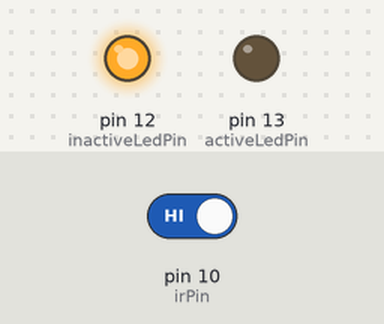
A sketch run on a simulated Arduino Uno, built with avr-gcc and run on an emulated ATmega328P. Parts: output pins drawn as LEDs (lit = HIGH). The inputs (shaded band) are chosen by the test bench; at power-on: pin 10 (irPin) HIGH.

Above: at 1.2 s.
1.3 s: pin 10 (irPin) driven LOW
At 2.3 s:
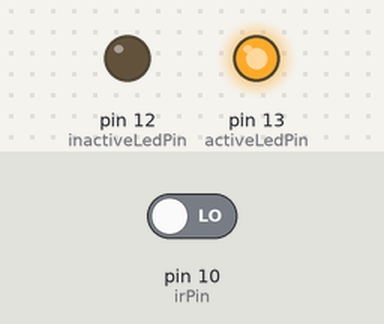
2.8 s: pin 10 (irPin) driven HIGH
At 3.5 s:
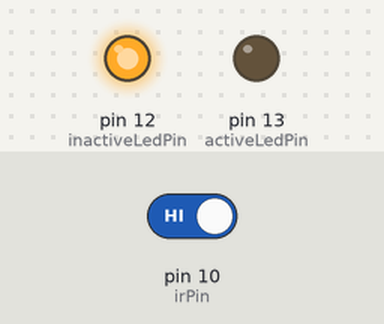
Timing chart, 0 to 5.8 s (numbered marks = the images above; inputs shaded):
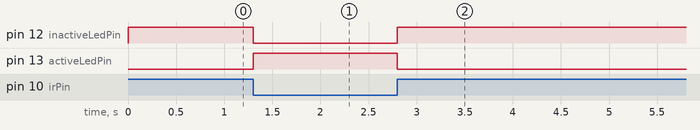

Measured:
- after the input at 1.3 s, pin 12 (inactiveLedPin): HIGH → LOW at once; pin 13 (activeLedPin): LOW → HIGH at once
- after the input at 2.8 s, pin 12 (inactiveLedPin): LOW → HIGH at once; pin 13 (activeLedPin): HIGH → LOW at once

The sketch:

Ap3.ino
```cpp
// Define pin connections
const int irPin = 10;
const int activeLedPin = 13;
const int inactiveLedPin = 12;

void setup() {
  pinMode(irPin, INPUT);          // Set the IR sensor pin as input
  pinMode(activeLedPin, OUTPUT);  // Set the active LED pin as output
  pinMode(inactiveLedPin, OUTPUT); // Set the inactive LED pin as output
}

void loop() {
  int irValue = digitalRead(irPin); // Read the value from the IR sensor

  // If IR sensor detects an object, it usually sends LOW (depending on the type of sensor, some might send HIGH)
  if (irValue == LOW) {
    digitalWrite(activeLedPin, HIGH);   // Turn the active LED on
    digitalWrite(inactiveLedPin, LOW);  // Turn the inactive LED off
  } else {
    digitalWrite(activeLedPin, LOW);    // Turn the active LED off
    digitalWrite(inactiveLedPin, HIGH); // Turn the inactive LED on
  }
}
```
